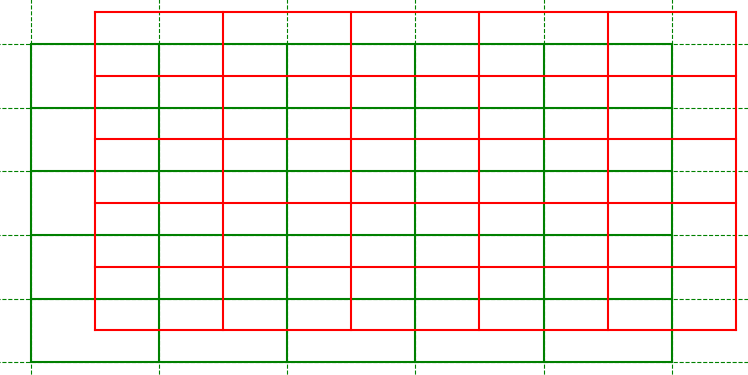
#> input picture Tracking two grids/txt files and images/grids/Grids.png, 748 x 375 px, found by its file name
$ python ImageTrack.py
#> lines starting #> are read from the running program, lines starting #| are printed output that depends on the picture; after the words box and inside, x2 and y2 are one past the last pixel; in counts of white or black regions, pixels touching at a corner belong together
import cv2
import numpy as np
import matplotlib.pyplot as plt

# Load the image
image = cv2.imread('grids/Grids.png')
#> image is the input picture: shape (375, 748, 3); mean B, G, R 232.7, 238.4, 243.5

# Convert image to grayscale
gray = cv2.cvtColor(image, cv2.COLOR_BGR2GRAY)
plt.imshow(gray)

# Harris corner detection
corners = cv2.cornerHarris(gray, 2, 3, 0.04)
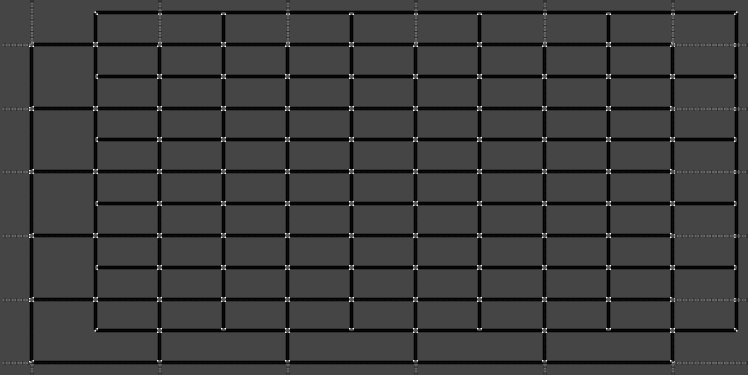
#> corners: shape (375, 748) float32; min -0.00909, max 0.0242, mean -0.00104; drawn with min black and max white

# Threshold corners to get strong corners
threshold = 0.01 * corners.max()
#> threshold = 0.000242

# Mark corners belonging to the first grid (e.g., red) in red
image_with_corners = image.copy()
image_with_corners[corners > threshold] = [0, 0, 255]
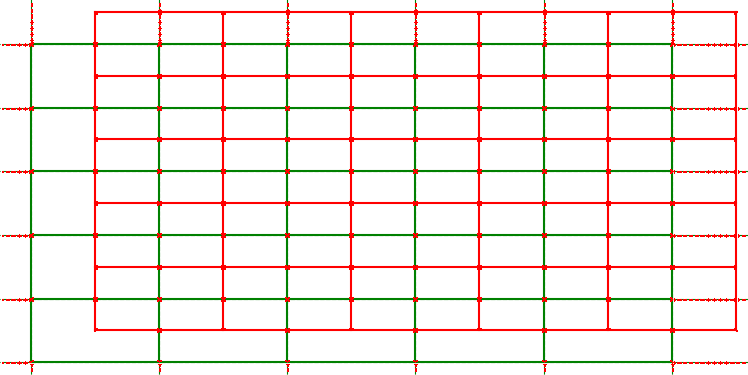
#> image_with_corners: shape (375, 748, 3); 1.1% of pixels changed, all inside (x1, y1, x2, y2) = (2, 3, 746, 372)

plt.imshow(image_with_corners)

# Mark corners belonging to the second grid (e.g., green) in green
# Assuming the second grid is green, you may need to adjust the color range
green_lower = np.array([35, 50, 50], dtype=np.uint8)
green_upper = np.array([85, 255, 255], dtype=np.uint8)
red_lower = np.array([0, 100, 100], np.uint8)
red_upper = np.array([10, 255, 255], np.uint8)

#Check of boundaries
blank = np.zeros_like(image)
blank[:] = green_lower
plt.imshow(blank)
plt.show()
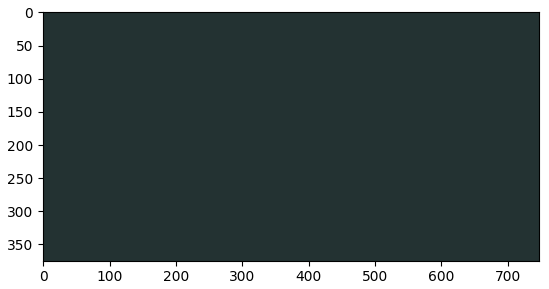
#> figure drawn by matplotlib, 1 panel; B, G, R data is drawn as R, G, B

hsv = cv2.cvtColor(image, cv2.COLOR_BGR2HSV)
#> hsv: shape (375, 748, 3); mean H, S, V 5.2, 21.9, 249.2
mask_green = cv2.inRange(hsv, green_lower, green_upper)
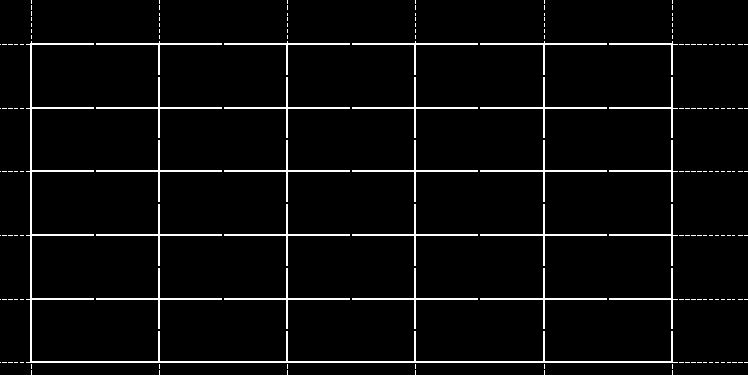
#> mask_green: shape (375, 748); 4.3% white in thin lines or dots
mask_green = cv2.dilate(mask_green,None,iterations=2)
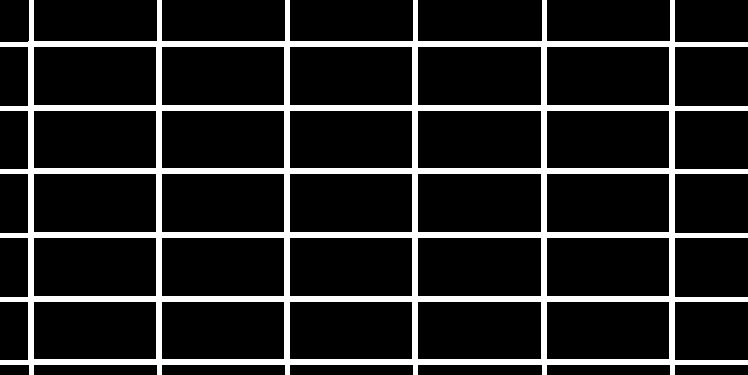
#> mask_green: shape (375, 748); 13.6% white; 1 white region, box (x1, y1, x2, y2) and area: (0, 0, 748, 375) 38220
mask_red = cv2.inRange(hsv,red_lower,red_upper)
#> mask_red: shape (375, 748); 4.1% white in thin lines or dots, all inside (x1, y1, x2, y2) = (94, 11, 737, 331)
mask_red = cv2.dilate(mask_red,None,iterations=2)
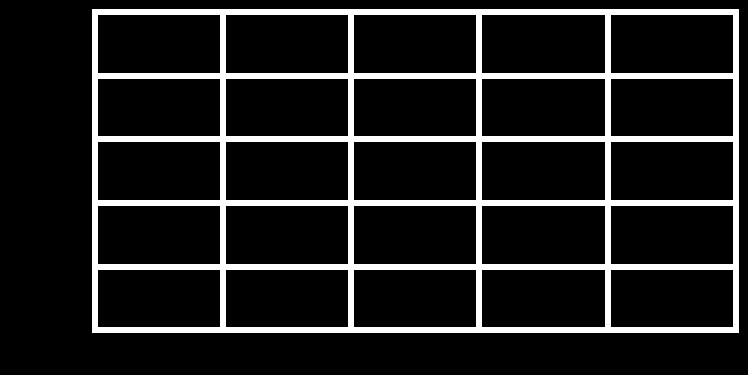
#> mask_red: shape (375, 748); 12% white; 1 white region

plt.imshow(mask_red)
plt.show()
plt.imshow(mask_green)
plt.show()

contours1, _ = cv2.findContours(mask_green, cv2.RETR_TREE, cv2.CHAIN_APPROX_SIMPLE)
#> contours1 = 26 contours; largest, box (x1, y1, x2, y2) and area: (0, 0, 748, 375) 212328, (417, 237, 542, 297) 7314, (417, 173, 542, 233) 7314, (417, 46, 542, 106) 7314, (546, 237, 670, 297) 7255
contours2, _ = cv2.findContours(mask_red,cv2.RETR_TREE,cv2.CHAIN_APPROX_SIMPLE)
#> contours2 = 26 contours; largest, box (x1, y1, x2, y2) and area: (92, 9, 739, 333) 208658, (481, 205, 606, 265) 7314, (481, 141, 606, 201) 7314, (481, 14, 606, 74) 7314, (610, 205, 734, 265) 7255

for contour in contours1:
    x = [point[0][0] for point in contour]  # Extract x coordinates from each point in the contour
    y = [point[0][1] for point in contour]  # Extract y coordinates from each point in the contour
    plt.plot(x, y,"o", color='green',markersize=0.5)  # Plot the contour
#> this loop made 26 passes
#> (x, y) on passes 2 to 9: ([546, 547, 668, 669, 669, 668, 547, 546], [302, 301, 301, 302, 358, 359, 359, 358]), ([417, 418, 540, 541, 541, 540, 418, 417], [302, 301, 301, 302, 358, 359, 359, 358]), ([289, 290, 411, 412, 412, 411, 290, 289], [302, 301, 301, 302, 358, 359, 359, 358]), ([161, 162, 283, 284, 284, 283, 162, 161], [302, 301, 301, 302, 358, 359, 359, 358]), ([33, 34, 155, 156, 156, 155, 34, 33], [302, 301, 301, 302, 358, 359, 359, 358]), ([546, 547, 668, 669, 669, 668, 547, 546], [238, 237, 237, 238, 295, 296, 296, 295]), ([417, 418, 540, 541, 541, 540, 418, 417], [238, 237, 237, 238, 295, 296, 296, 295]), ([289, 290, 411, 412, 412, 411, 290, 289], [238, 237, 237, 238, 295, 296, 296, 295])

# Plot contours from contours2
for contour in contours2:
    x = [point[0][0] for point in contour]  # Extract x coordinates from each point in the contour
    y = [point[0][1] for point in contour]  # Extract y coordinates from each point in the contour
    plt.plot(x, y,"o", color='red',markersize=0.5)  # Plot the contour
#> this loop made 26 passes
#> (x, y) on passes 2 to 9: ([610, 611, 732, 733, 733, 732, 611, 610], [270, 269, 269, 270, 326, 327, 327, 326]), ([481, 482, 604, 605, 605, 604, 482, 481], [270, 269, 269, 270, 326, 327, 327, 326]), ([353, 354, 475, 476, 476, 475, 354, 353], [270, 269, 269, 270, 326, 327, 327, 326]), ([225, 226, 347, 348, 348, 347, 226, 225], [270, 269, 269, 270, 326, 327, 327, 326]), ([97, 98, 219, 220, 220, 219, 98, 97], [270, 269, 269, 270, 326, 327, 327, 326]), ([610, 611, 732, 733, 733, 732, 611, 610], [206, 205, 205, 206, 263, 264, 264, 263]), ([481, 482, 604, 605, 605, 604, 482, 481], [206, 205, 205, 206, 263, 264, 264, 263]), ([353, 354, 475, 476, 476, 475, 354, 353], [206, 205, 205, 206, 263, 264, 264, 263])
#> (contour, x, y) on pass 1: ([[92, 9], [92, 332], [738, 332], [738, 9]], [92, 92, 738, 738], [9, 332, 332, 9])

# Set plot labels and title
plt.xlabel('X-axis')
plt.ylabel('Y-axis')
plt.title('Contours Plot')

# Show the plot
plt.grid(True)
plt.gca().invert_yaxis()  # Invert y-axis to match the image coordinates
plt.show()
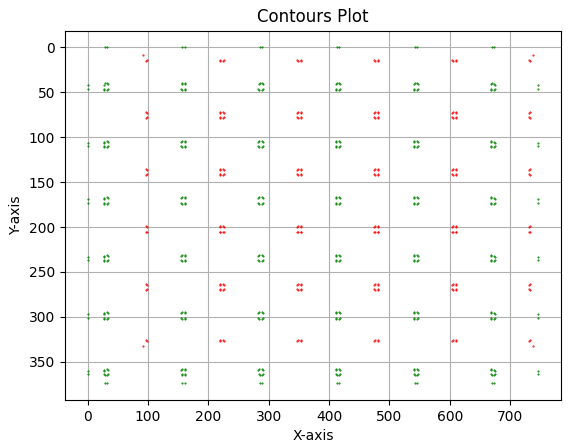
#> figure drawn by matplotlib, 1 panel

$ run again, with Tracking two grids/txt files and images/grids/Redgrid.png copied over Tracking two grids/txt files and images/grids/Grids.png
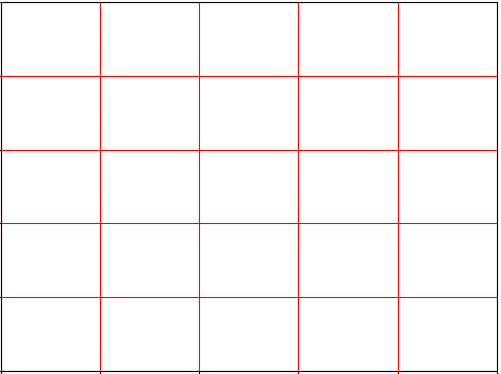
#> input picture Tracking two grids/txt files and images/grids/Redgrid.png, 501 x 374 px, found by its file name
#> image is the input picture: shape (374, 501, 3); mean B, G, R 247, 247, 252.4
#> threshold = 0.000958
#> image_with_corners: shape (374, 501, 3); 0.17% of pixels changed, all inside (x1, y1, x2, y2) = (2, 2, 499, 374)
#> hsv: shape (374, 501, 3); mean H, S, V 0, 5.3, 252.4
#> mask_green: shape (374, 501); every value is 0
#> `mask_red = cv2.dilate(mask_red,None,iterations=2)`:
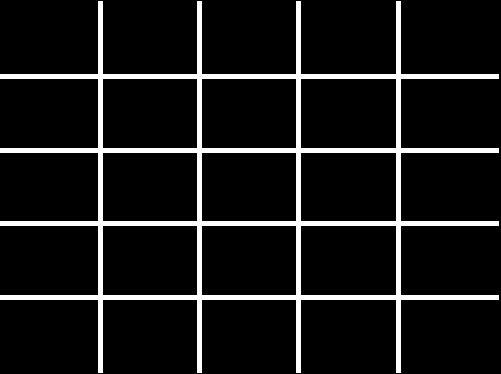
#> mask_red: shape (374, 501); 9.1% white; 1 white region
#> contours1 = []
#> contours2 = 10 contours; largest, box (x1, y1, x2, y2) and area: (0, 1, 499, 373) 73436, (300, 225, 397, 296) 6718, (300, 78, 397, 149) 6718, (201, 225, 297, 296) 6648, (102, 225, 198, 296) 6648
#> the loop `for contour in contours2:` made 10 passes
#> (x, y) on passes 2 to 6: ([300, 301, 395, 396, 396, 395, 301, 300], [226, 225, 225, 226, 294, 295, 295, 294]), ([201, 202, 295, 296, 296, 295, 202, 201], [226, 225, 225, 226, 294, 295, 295, 294]), ([102, 103, 196, 197, 197, 196, 103, 102], [226, 225, 225, 226, 294, 295, 295, 294]), ([300, 301, 395, 396, 396, 395, 301, 300], [153, 152, 152, 153, 220, 221, 221, 220]), ([201, 202, 295, 296, 296, 295, 202, 201], [153, 152, 152, 153, 220, 221, 221, 220])
#> `plt.show()`:
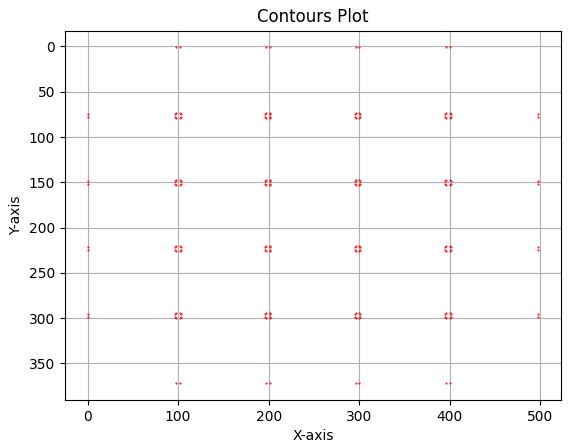
#> figure drawn by matplotlib, 1 panel
